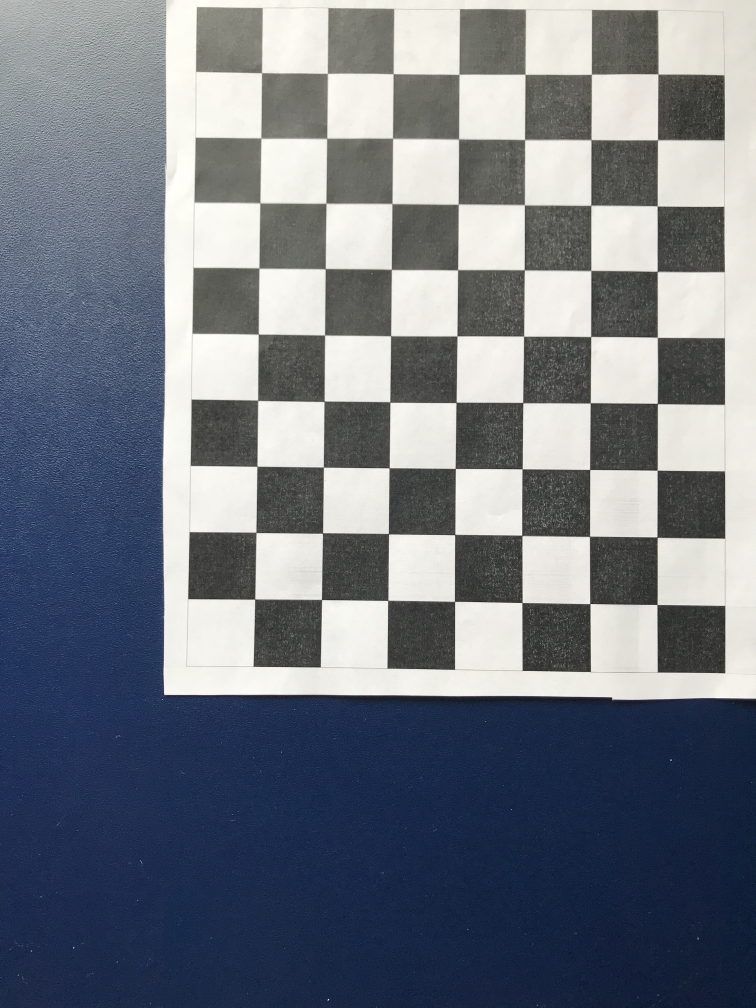
#> input picture GOPR002.JPG, 3024 x 4032 px, given as the content of the folder mputer Vision/Assignment 3/Camera Calibration/pics/Originals, which was not available (shown at 1/4 size)
$ python 'Camera Calibration.py'
#> lines starting #> are read from the running program, lines starting #| are printed output that depends on the picture; long printed decimals are rounded; pictures that were not available may be replaced by others from this repository, and a replacement may not be noted
import numpy as np
import cv2
import glob
import matplotlib.pyplot as plt
import pickle

'''The code has been referred from:
 https://becominghuman.ai/stereo-3d-reconstruction-with-opencv-using-an-iphone-camera-part-i-c013907d1ab5'''
# make sure that the pictures taken have good illumination, and that the pattern is captured from different angles.
# Also make sure that the pattern is located in different parts of the screen.
# Bad calibration can happen if you only take pictures that are centered. Make sure there’s a lot of variation in the pictures.

#It is important to point out that not all pictures will be suitable for detecting the pattern. It is hard to know
# beforehand which pictures will work and therefore it is a good idea to take as many pictures as possible. I took 34.

#The first step is to pick the chessboard size. While the size is completely arbitrary, it is recommended to pick
# an asymmetrical size (ie. a rectangle, not a square). I chose 9x7


criteria = (cv2.TERM_CRITERIA_EPS + cv2.TERM_CRITERIA_MAX_ITER, 30, 0.001)

#The second step is to define a grid where all the points will be stored. This is to store the points in an ordered
# manner, like so: (0,0,0), (1,0,0), (2,0,0) ….,(6,5,0)

# prepare object points, like (0,0,0), (1,0,0), (2,0,0) ....,(6,5,0)
objp = np.zeros((9*7,3), np.float32)
objp[:,:2] = np.mgrid[0:9, 0:7].T.reshape(-1,2)

# Arrays to store object points and image points from all the images.
objpoints = [] # 3d points in real world space
imgpoints = [] # 2d points in image plane.

# Make a list of calibration images
images = glob.glob(r'C:\Users\vedan\Desktop\Computer Vision\Assignment 3\Camera Calibration\pics\Originals\GO*.JPG')

#After loading the image we have to convert it to grayscale and then we use the findChessboardCorners algorithm.
#This algorithm will return the corners detected and a flag called ret that will be true if the algorithm
#was able to detect the pattern.

# Step through the list and search for chessboard corners
for idx, fname in enumerate(images):
    img = cv2.imread(fname)
#> img is the input picture: shape (4032, 3024, 3); mean B, G, R 130.1, 120.3, 114.2
    gray = cv2.cvtColor(img, cv2.COLOR_BGR2GRAY)
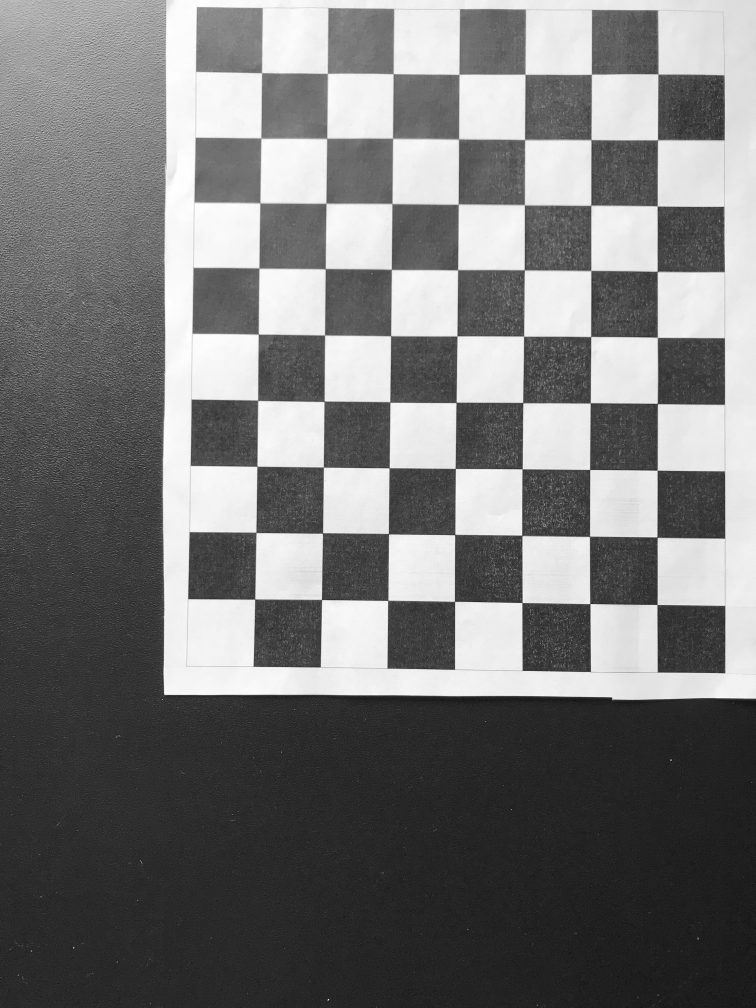
#> gray: shape (4032, 3024) (shown at 1/4 size); min 1, max 255, mean 119.6

    # Find the chessboard corners
# FINDCHESSBOARDCORNERS  Finds the positions of internal corners of the chessboard
    #
    #      [corners,ok] = cv.findChessboardCorners(im, patternSize)
    #      [...] = cv.findChessboardCorners(..., 'OptionName', optionValue, ...)
    #
    #  ## Input
    #  * __im__ Source chessboard view. It must be an 8-bit grayscale or color
    #    image.
    #  * __patternSize__ Number of inner corners per a chessboard row and column
    #    (`patternSize = [points_per_row,points_per_colum] = [columns,rows]`).
    #
    #  ## Output
    #  * __corners__ Output array of detected corners. Cell array of 2-element
    #    vectors `{[x,y], ...}`. Returns an empty cell if it fails to find all the
    #    corners.
    #  * __ok__ returns true if all of the corners are found and they are placed in
    #    a certain order. Otherwise, if the function fails to find all the corners
    #    or reorder them, it returns false.
    #
    #  ## Options
    #  * __AdaptiveThresh__ Use adaptive thresholding to convert the image to black
    #    and white, rather than a fixed threshold level (computed from the average
    #    image brightness). default true.
    #  * __NormalizeImage__ Normalize the image gamma with cv.equalizeHist before
    #    applying fixed or adaptive thresholding. default true.
    #  * __FilterQuads__ Use additional criteria (like contour area, perimeter,
    #    square-like shape) to filter out false quads extracted at the contour
    #    retrieval stage. default false.
    #  * __FastCheck__ Run a fast check on the image that looks for chessboard
    #    corners, and shortcut the call if none is found. This can drastically
    #    speed up the call in the degenerate condition when no chessboard is
    #    observed. default false.
    #
    #  The function attempts to determine whether the input image is a view of the
    #  chessboard pattern and locate the internal chessboard corners. The function
    #  returns a non-zero value if all of the corners are found and they are placed
    #  in a certain order (row by row, left to right in every row). Otherwise, if
    #  the function fails to find all the corners or reorder them, it returns an
    #  empty cell array. For example, a regular chessboard has 8x8 squares and 7x7
    #  internal corners, that is, points where the black squares touch each other.
    #  The detected coordinates are approximate, and to determine their positions
    #  more accurately, the function calls cv.cornerSubPix. You also may use the
    #  function cv.cornerSubPix with different parameters if returned coordinates
    #  are not accurate enough.
    #
    #  In practice, it is more convenient to use a chessboard grid that is
    #  asymmetric, for example 5x6. Using such even-odd asymmetry yields a
    #  chessboard that has only one symmetry axis, so the board orientation can
    #  always be defined uniquely.

    ret, corners = cv2.findChessboardCorners(gray, (9,7), None)
#> ret = True; corners = 63 rows, first 8: [2633.5, 297.5], [2631.6, 558.2], [2630.3, 826.1], [2629.5, 1086], [2630, 1351.5], [2632.3, 1616.4], [2629.7, 1881.6], [2629.5, 2150.5]

# In order to improve the accuracy in calibration algorithm, refine the location of the corners to subpixel accuracy.
# In this case we have to define the criteria required to locate.

#Criteria is defined as follows criteria = (type, number of iterations, accuracy). In this case we are telling the
# algorithm that we care both about number of iterations and accuracy (cv2.TERM_CRITERIA_EPS + cv2.TERM_CRITERIA_MAX_ITER)
# and we selected 30 iterations and an accuracy of 0.001, It is defined above in line 18.

    if ret == True:
        corners = cv2.cornerSubPix(gray,corners,(11,11),(-1,-1),criteria)
#> corners = 63 rows, first 8: [2633.4, 297.5], [2631.7, 560.4], [2630.1, 825.1], [2629.8, 1086.9], [2630.3, 1350.5], [2631.1, 1615.5], [2630, 1881.9], [2629.7, 2150.3]
    # # If found, add object points, image points
        objpoints.append(objp)
        imgpoints.append(corners)

        # Draw and display the corners
        cv2.drawChessboardCorners(img, (9,7), corners, ret)
        # DRAWCHESSBOARDCORNERS  Renders the detected chessboard corners
        #
        #      im = cv.drawChessboardCorners(im, patternSize, corners)
        #      im = cv.drawChessboardCorners(..., 'OptionName', optionValue, ...)
        #
        #  ## Input
        #  * __im__ Source image. It must be an 8-bit color image.
        #  * __patternSize__ Number of inner corners per a chessboard row and column
        #    (`patternSize = [points_per_row, points_per_column]`).
        #  * __corners__ Array of detected corners, the output of
        #    cv.findChessboardCorners.
        #
        #  ## Output
        #  * __im__ Destination image.
        #
        #  ## Options
        #  * __PatternWasFound__ Parameter indicating whether the complete board was
        #    found or not. The return value of cv.findChessboardCorners should be
        #    passed here. default true
        #
        #  The function draws individual chessboard corners detected either as red
        #  circles if the board was not found, or as colored corners connected with
        #  lines if the board was found.

        write_name = 'corners_found'+str(idx)+'.jpg'
        #cv2.imwrite(write_name, img)
        #cv2.imshow('img', img)
        #cv2.waitKey(5)

cv2.destroyAllWindows()

# Test undistortion on an image
img = cv2.imread('GOPR001.JPG')
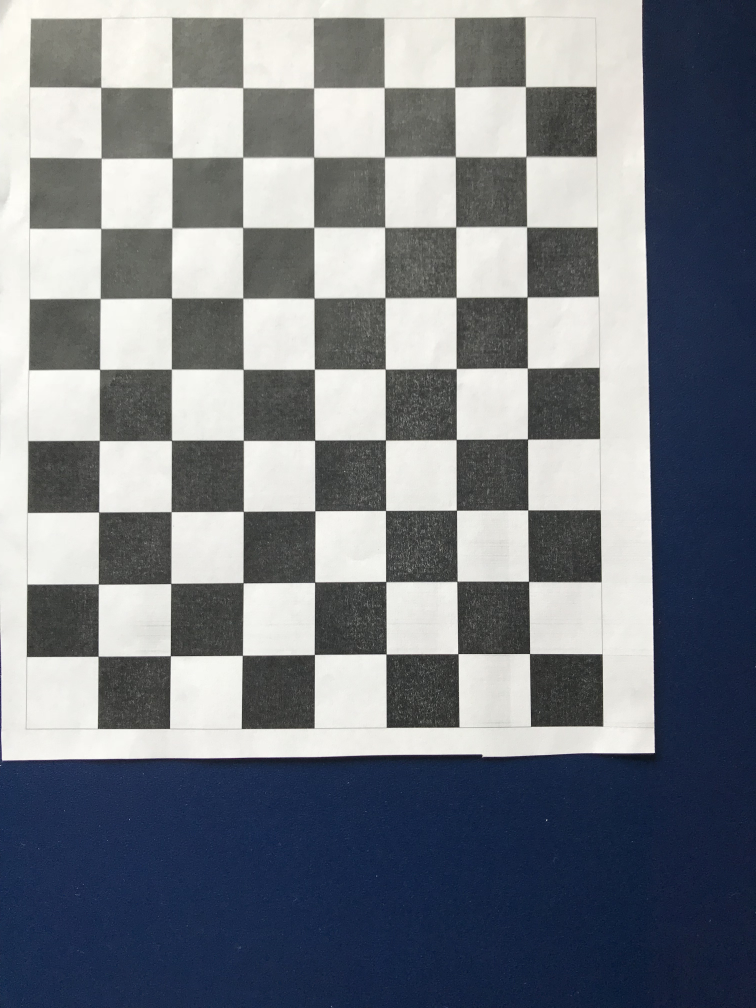
#> input picture GOPR001.JPG, 3024 x 4032 px (shown at 1/4 size)
#> img is the input picture: shape (4032, 3024, 3); mean B, G, R 132.9, 125.7, 120.8
plt.imshow(img), plt.show
h,  w = img.shape[:2]
#> h = 4032; w = 3024

# After analyzing all the pictures, we then run the cv2.calibrateCamera algorithm. This is the algorithm that outputs
# the camera parameters. This algorithm returns the camera matrix (K) distortion coefficients (dist) and the rotation
# and translation vectors (rvecs and tvecs).
# Do camera calibration given object points and image points and save the results. A detailed explanation of the calibration parameters
# is given in the report in the Camera Calibration section.
ret, mtx, dist, rvecs, tvecs = cv2.calibrateCamera(objpoints, imgpoints, (w,h),None,None)
#> ret = 0.93; mtx = [[5640.4, 0, 1414], [0, 5644.9, 2093.5], [0, 0, 1]]; dist = [[0.404, -4.82, 0.0047, -0.00335, 19.02]]; rvecs = ([-0.0177, 0.0529, 1.58],); tvecs = ([4.61, -6.79, 21.51],)

# CALIBRATECAMERA  Finds the camera intrinsic and extrinsic parameters from several views of a calibration pattern
#
#      [cameraMatrix, distCoeffs, reprojErr] = cv.calibrateCamera(objectPoints, imagePoints, imageSize)
#      [cameraMatrix, distCoeffs, reprojErr, rvecs, tvecs, stdDevsIntrinsics, stdDevsExtrinsics, perViewErrors] = cv.calibrateCamera(...)
#      [...] = cv.calibrateCamera(..., 'OptionName', optionValue, ...)
#
#  ## Input
#  * __objectPoints__ A cell array of cells of calibration pattern points in
#    the calibration pattern coordinate space `{{[x,y,z], ..}, ...}`. The outer
#    vector contains as many elements as the number of the pattern views. If
#    the same calibration pattern is shown in each view and it is fully
#    visible, all the vectors will be the same. Although, it is possible to use
#    partially occluded patterns, or even different patterns in different
#    views. Then, the vectors will be different. The points are 3D, but since
#    they are in a pattern coordinate system, then, if the rig is planar, it
#   may make sense to put the model to a XY coordinate plane so that
#    Z-coordinate of each input object point is 0. Requires at least 4 points
#    per view.
#  * __imagePoints__ A cell array of cells of the projections of calibration
#    pattern points `{{[x,y], ..}, ...}`. `numel(imagePoints)` and
#    `numel(objectPoints)` must be equal, and `numel(imagePoints{i})` must be
#    equal to `numel(objectPoints{i})` for each `i`.
#  * __imageSize__ Size of the image used only to initialize the intrinsic
#    camera matrix `[w,h]`.
#
#  ## Output
#  * __cameraMatrix__ Output 3x3 floating-point camera matrix
#    `A = [fx 0 cx; 0 fy cy; 0 0 1]`
#  * __distCoeffs__ Output vector of distortion coefficients
#    `[k1,k2,p1,p2,k3,k4,k5,k6,s1,s2,s3,s4,taux,tauy]` of 4, 5, 8, 12 or 14
#    elements.
#  * __reprojErr__ the overall RMS re-projection error.
#  * __rvecs__ Output cell array of rotation vectors (see cv.Rodrigues)
#    estimated for each pattern view (cell array of 3-element vectors). That
#    is,  each k-th rotation vector together with the corresponding k-th
#    translation vector (see the next output parameter description) brings the
#    calibration pattern from the model coordinate space (in which object
#    points are specified) to the world coordinate space, that is, a real
#    position of the calibration pattern in the k-th pattern view (`k=1:M`)
#  * __tvecs__ Output cell array of translation vectors estimated for each
#    pattern view (cell array of 3-element vectors).
#  * __stdDevsIntrinsics__ Output vector of standard deviations estimated for
#    intrinsic parameters. Order of deviations values:
#    `(fx,fy,cx,cy,k1,k2,p1,p2,k3,k4,k5,k6,s1,s2,s3,s4,taux,tauy)`. If one of
#    parameters is not estimated, its deviation is equals to zero.
#  * __stdDevsExtrinsics__ Output vector of standard deviations estimated for
#    extrinsic parameters. Order of deviations values: `(R1, T1, ..., RM, TM)`
#    where `M` is number of pattern views, `Ri, Ti` are concatenated 1x3
#    vectors.
#  * __perViewErrors__ Output vector of the RMS re-projection error estimated
#    for each pattern view.

# The function estimates the intrinsic camera parameters and extrinsic
#  parameters for each of the views. The algorithm is based on [Zhang2000] and
#  [BoughuetMCT]. The coordinates of 3D object points and their corresponding
#  2D projections in each view must be specified. That may be achieved by using
#  an object with a known geometry and easily detectable feature points. Such
#  an object is called a calibration rig or calibration pattern, and OpenCV has
#  built-in support for a chessboard as a calibration rig (see
#  cv.findChessboardCorners). Currently, initialization of intrinsic parameters
#  (when `UseIntrinsicGuess` is not set) is only implemented for planar
#  calibration patterns (where Z-coordinates of the object points must be all
#  zeros). 3D calibration rigs can also be used as long as initial
# `CameraMatrix` is provided.
#
#  The algorithm performs the following steps:
#
#  1. Compute the initial intrinsic parameters (the option only available for
#     planar calibration patterns) or read them from the input parameters.
#     The distortion coefficients are all set to zeros initially unless some
#     of 'FixK?' are specified.
#  2. Estimate the initial camera pose as if the intrinsic parameters have
#     been already known. This is done using cv.solvePnP.
#  3. Run the global Levenberg-Marquardt optimization algorithm to minimize
#     the reprojection error, that is, the total sum of squared distances
#     between the observed feature points `imagePoints` and the projected
#     (using the current estimates for camera parameters and the poses)
#     object points `objectPoints`.
np.savez(r'C:\Users\vedan\Desktop\Computer Vision\Assignment 3\Camera Calibration\pics\calib.npz',mtx=mtx,rvecs=rvecs,dist=dist, tvecs=tvecs )
print ('mtx=', mtx)
#| mtx= [[5.64035905e+03 0.00000000e+00 1.41400719e+03]
#|  [0.00000000e+00 5.64486845e+03 2.09354945e+03]
#|  [0.00000000e+00 0.00000000e+00 1.00000000e+00]]
print('dist=', dist)
#| dist= [[ 4.04463295e-01 -4.82478459e+00  4.69807857e-03 -3.35496327e-03
#|    1.90171325e+01]]
print('rvecs=',rvecs)
#| rvecs= (array([[-0.01768],
#|        [ 0.05294],
#|        [ 1.582]]),)
print('tvecs=', tvecs)
#| tvecs= (array([[ 4.614],
#|        [-6.787],
#|        [21.506]]),)

# Undistort image. By obtaining a new camera matrix we test undistortion on a test image just to test whether we have
# good distortion coefficients.
newcameramtx, roi=cv2.getOptimalNewCameraMatrix(mtx,dist,(w,h),1,(w,h))
#> newcameramtx = [[5693, 0, 1409.7], [0, 5713, 2101.5], [0, 0, 1]]; roi = (29, 55, 2949, 3941)

# GETOPTIMALNEWCAMERAMATRIX  Returns the new camera matrix based on the free scaling parameter
#
#      cameraMatrix = cv.getOptimalNewCameraMatrix(cameraMatrix, distCoeffs, imageSize)
#      [cameraMatrix, validPixROI] = cv.getOptimalNewCameraMatrix(...)
#      [...] = cv.getOptimalNewCameraMatrix(..., 'OptionName', optionValue, ...)
#
#  ## Input
#  * __cameraMatrix__ Input 3x3 camera matrix, `A = [fx 0 cx; 0 fy cy; 0 0 1]`.
#  * __distCoeffs__ Input vector of distortion coefficients
#    `[k1,k2,p1,p2,k3,k4,k5,k6,s1,s2,s3,s4,taux,tauy]` of 4, 5, 8, 12 or 14
#    elements. If the vector is empty, the zero distortion coefficients are
#    assumed.
#  * __imageSize__ Original image size `[w,h]`.
#
#  ## Output
#  * __cameraMatrix__ Output new camera matrix, 3x3.
#  * __validPixROI__ Optional output rectangle `[x,y,w,h]` that outlines
#    all-good-pixels region in the undistorted image. See `roi1`, `roi2`
#    description in cv.stereoRectify.

# The function computes and returns the optimal new camera matrix based on the
# free scaling parameter. By varying this parameter, you may retrieve only
# sensible pixels `Alpha=0`, keep all the original image pixels if there is
# valuable information in the corners `Alpha=1`, or get something in between.
# When `Alpha>0`, the undistorted result is likely to have some black pixels
# corresponding to "virtual" pixels outside of the captured distorted image.
# The original camera matrix, distortion coefficients, the computed new camera
# matrix, and `newImageSize` should be passed to cv.initUndistortRectifyMap to
# produce the maps for cv.remap.
np.savez('newcameramtx.npz',newcameramtx) # saves the new camera matrix
print(newcameramtx)
#| [[5.69295279e+03 0.00000000e+00 1.40972551e+03]
#|  [0.00000000e+00 5.71301967e+03 2.10150363e+03]
#|  [0.00000000e+00 0.00000000e+00 1.00000000e+00]]
dst = cv2.undistort(img, mtx, dist, None, newcameramtx)
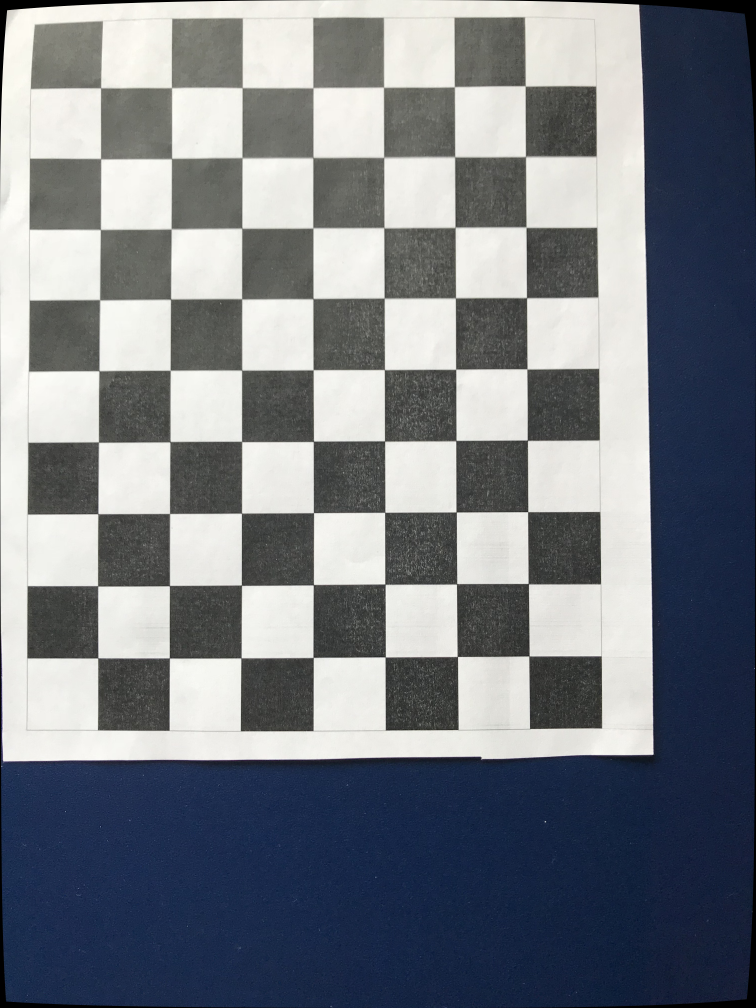
#> dst: shape (4032, 3024, 3) (shown at 1/4 size); mean B, G, R 132, 125, 120.2
cv2.imwrite(r'C:\Users\vedan\Desktop\Computer Vision\Assignment 3\Camera Calibration\Undistorted.jpg',dst)
